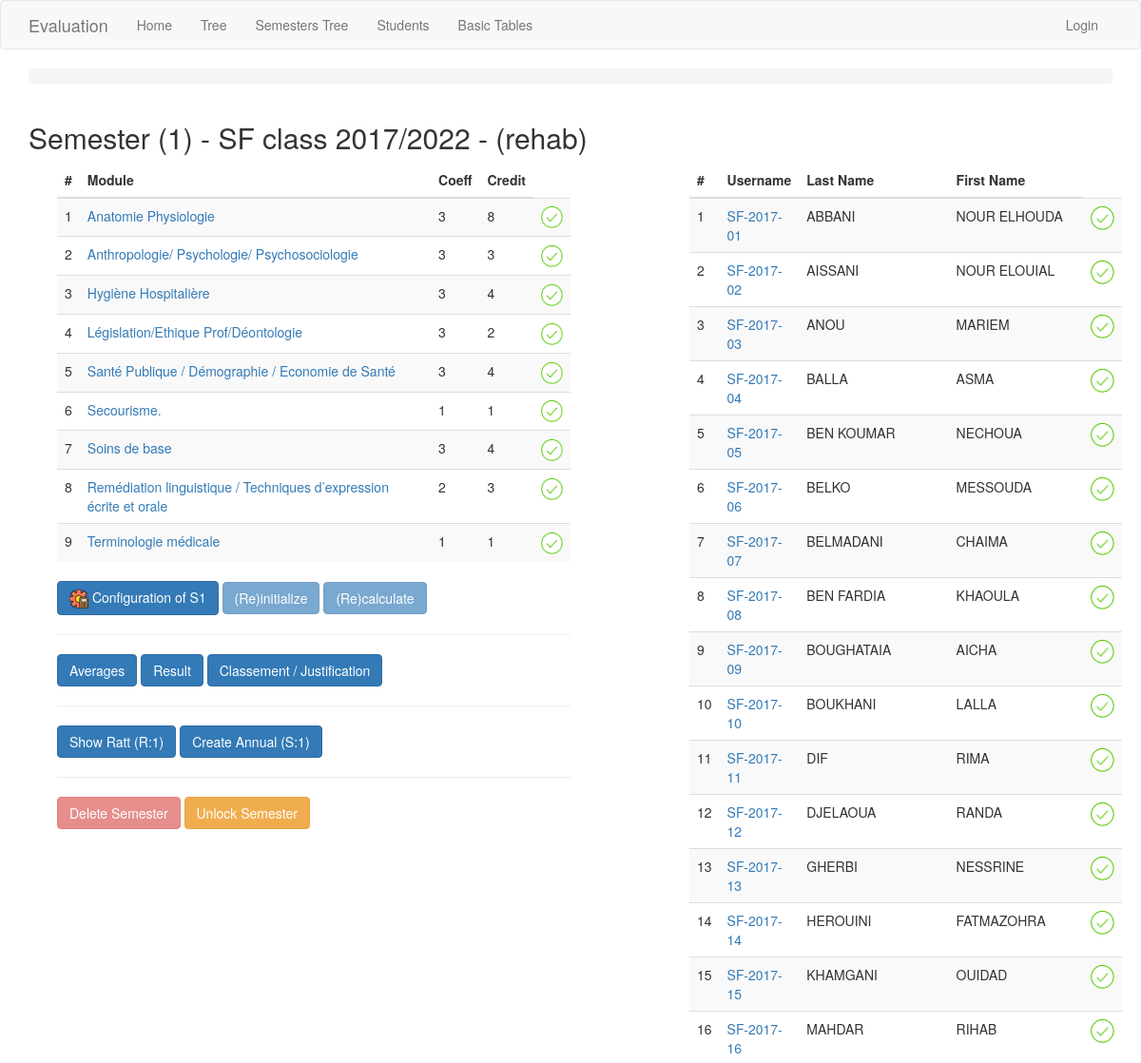
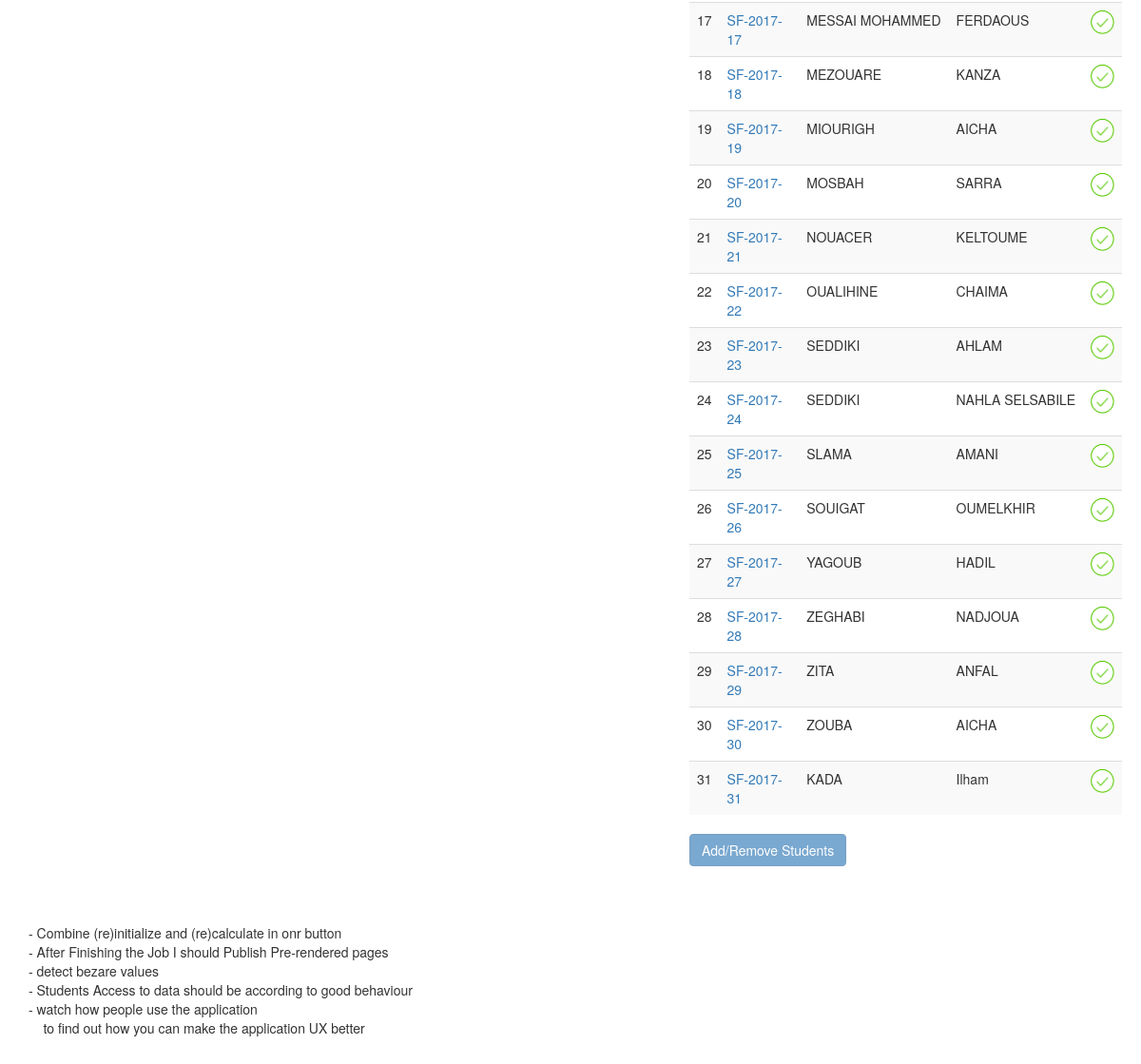
/session/1/, run on the app's committed database (2 pictures, top to bottom).
### app/models.py (models this page shows, shortened)
class Session(db.Model):
    id = db.Column(db.Integer, primary_key=True)
    name = db.Column(db.String(250))
    start_date = db.Column(db.Date)
    finish_date = db.Column(db.Date)
    is_rattrapage = db.Column(db.Boolean, default=False)
    is_closed = db.Column(db.Boolean, default=False)
    timestamp = db.Column(db.DateTime, index=True, default=datetime.utcnow)
    configuration = db.Column(db.Text)
    semester_id = db.Column(db.Integer, db.ForeignKey('semester.id'))
    promo_id = db.Column(db.Integer, db.ForeignKey('promo.id'))
    annual_session_id = db.Column(db.Integer, db.ForeignKey('annual_session.id'))
    annual_session = db.relationship('AnnualSession', back_populates='sessions')
    student_sessions = db.relationship('StudentSession', back_populates='session')
    def get_label(self):
        label = 'Rattrapage ' if self.is_rattrapage else 'Semester '
        label += '(' + str(self.semester.get_nbr()) + ') - ' + self.promo.get_label()
        return label

class Semester(db.Model):
    id = db.Column(db.Integer, primary_key=True)
    name = db.Column(db.String(250))
    display_name = db.Column(db.String(250))
    annual = db.Column(db.Integer)
    semester = db.Column(db.Integer)
    branch_id = db.Column(db.Integer, db.ForeignKey('branch.id'))
    prev_semester = db.Column(db.Integer, db.ForeignKey('semester.id'))
    next_semester = db.relationship('Semester')
    units = db.relationship('Unit', backref='semester', order_by="Unit.order")
    sessions = db.relationship('Session', backref='semester')
    def get_nbr(self):
        return (self.annual * 2) - 2 + self.semester
    def has_fondamental(self):
        units = self.units
        for unit in units:
            if unit.is_fondamental == True:
                return True
        return False

class Promo(db.Model):
    id = db.Column(db.Integer, primary_key=True)
    name = db.Column(db.String(250), index=True, unique=True)
    display_name = db.Column(db.String(250))
    start_date = db.Column(db.Date)
    finish_date = db.Column(db.Date)
    color = db.Column(db.String(50))
    branch_id = db.Column(db.Integer, db.ForeignKey('branch.id'))
    sessions = db.relationship('Session', backref='promo')
    annual_session = db.relationship('AnnualSession', back_populates='promo')
    def get_label(self):
        if self.display_name != None and self.display_name != '':
            return self.name + ' - ' + self.display_name
        return self.name

class Module(db.Model):
    id = db.Column(db.Integer, primary_key=True)
    code = db.Column(db.String(20))
    name = db.Column(db.String(250))
    display_name = db.Column(db.String(250))
    coefficient = db.Column(db.Integer)
    credit = db.Column(db.Integer)
    time = db.Column(db.Numeric(10,2))
    order = db.Column(db.Integer)
    unit_id = db.Column(db.Integer, db.ForeignKey('unit.id'))
    percentages = db.relationship('Percentage', backref='module')
    grades = db.relationship('Grade', back_populates='module')

class Student(db.Model):
    id = db.Column(db.Integer, primary_key=True)
    username = db.Column(db.String(20), index=True, unique=True) # matricule
    last_name = db.Column(db.String(45), index=True)
    first_name = db.Column(db.String(45), index=True)
    email = db.Column(db.String(120))
    birth_date = db.Column(db.Date)
    birth_place = db.Column(db.String(45))
    address =  db.Column(db.String(120))
    photo = db.Column(db.String(250))
    sex = db.Column(db.String(20))
    residency = db.Column(db.String(20))
    phones = db.relationship('Phone', backref='student')
    create_time = db.Column(db.DateTime, default=datetime.utcnow)
    update_time = db.Column(db.DateTime, default=datetime.utcnow)
    branch_id = db.Column(db.Integer, db.ForeignKey('branch.id'))
    wilaya_id = db.Column(db.Integer, db.ForeignKey('wilaya.id'))
    student_sessions = db.relationship('StudentSession', back_populates='student')
    annual_grades = db.relationship('AnnualGrade', backref='student')

### app/routesSession.py (the view)
@app.route('/session/<session_id>/', methods=['GET', 'POST'])
@register_breadcrumb(app, '.tree.session', '', dynamic_list_constructor=session_dlc)
def session(session_id=0):
    session = Session.query.filter_by(id=session_id).first_or_404()
    units = session.semester.units
    modules_list = []
    icons_module = []
    for unit in units:
        modules = unit.modules
        for module in modules:
            modules_list.append(module)
            icon = get_icon_progress_module(session_id, module.id)
            icons_module.append(icon)
    students_list = Student.query.join(StudentSession)\
        .filter_by(session_id=session_id).order_by(Student.username).all()
    icons_student = []
    for student in students_list:
        icon = get_icon_progress_student(session_id, student.id)
        icons_student.append(icon)
    session.name = make_session_name(session)
    return render_template('session/session.html',
        title='Session', session=session,
        students=students_list, modules=modules_list,
        icons_module=icons_module, icons_student=icons_student)

### app/routesSession.py (called while the page is built)
def get_icon_progress_module(session_id, module_id):
    grades = Grade.query.filter_by(module_id=module_id)\
        .join(StudentSession).filter_by(session_id=session_id)\
        .all()
    return get_icon_progress(grades)

def get_icon_progress_student(session_id, student_id):
    grades = Grade.query.join(StudentSession)\
        .filter_by(session_id=session_id, student_id=student_id)\
        .all()
    return get_icon_progress(grades)

def extract_fields(formula):
    fields_list = []
    dictionary = eval(formula)
    for key in dictionary:
        fields_list += [key]
    return fields_list

def make_session_name(session):
    semester_nbr = session.semester.get_nbr()
    name = session.promo.display_name
    if session.is_rattrapage is None or session.is_rattrapage is False:
        name += ' / Semester: ' + str(semester_nbr)
    else:
         name += ' / Rattrapage: ' + str(semester_nbr)
    return name

### app/templates/session/session.html (shortened to what this page needs)
{% extends "base.html" %}
{% import 'bootstrap/wtf.html' as wtf %}
{% block styles %}
  {{super()}}
{% endblock %}
{% block app_content %}
  {% include '_breadcrumbs.html' %}
  <div class="container">
    {% set school_id=session.promo.branch.school_id %}
    {% set branch_id=session.promo.branch_id %}
    {% set promo_id=session.promo_id %}
    <div class="row">
      <h2> {{ session.get_label() }} </h2>
    </div>
  	<div class="col-md-6 col-sm-5 col-xs-5">
      <table id="myTable" class="table table-striped">
          <thead>
            <tr>
              <th scope="col">#</th>
              <th scope="col">Module</th>
              <th scope="col">Coeff</th>
              <th scope="col">Credit</th>
            </tr>
          </thead>
          <tbody>
          {% for module in modules %}
            <tr>
              <td>{{loop.index}}</td>
              <td><a href="{{url_for('grade', session_id=session.id, module_id=module.id)}}">{{ module.display_name }}</a></td>
              <td>{{ module.coefficient }}</td>
              <td>{{ module.credit }}</td>
              <td> <img src="{{ url_for('static', filename='img/' + icons_module[loop.index-1] ) }}"
               alt="{{ icons_module[loop.index-1] }}" height="23" width="23"> </td>
            </tr>
          {% endfor %}
          </tbody>
      </table>
      <a href="{{url_for('conf_session',
                          session_id=session.id,
                          semester_id=session.semester_id)}}"
         class="btn btn-primary" role="button">
         <img src='/static/ztree/img/diy/19-big.png'>
         Configuration of {{ session.semester.display_name }}</a>
      {% set init_url = url_for('reinitialize_session', session_id=session.id) %}
      {% set calc_url = url_for('calculate_all', session_id=session.id) %}
      <a href="{{ url_for('slow_redirect', url=init_url, message='Initializing') }}"
         class="btn btn-primary {{'disabled' if session.is_closed else ''}}"
         role="button">(Re)initialize</a>
      <a href="{{url_for('slow_redirect', url=calc_url, message='Calculating', gif='Preloader_3')}}"
         class="btn btn-primary {{'disabled' if session.is_closed else ''}}"
         role="button">(Re)calculate</a>
      <hr>
      <a href ="{{url_for('grade_averages', session_id=session.id)}}"
         class="btn btn-primary" role="button">Averages</a>
      <a href ="{{url_for('semester_result', session_id=session.id)}}"
         class="btn btn-primary" role="button">Result</a>
      <a href ="{{url_for('classement_justification', session_id=session.id)}}"
         class="btn btn-primary" role="button">Classement / Justification</a>
      <hr>
      {% if session.is_rattrapage != True and session.semester.has_fondamental() == True %}
      <a href ="{{url_for('students_rattrapage_semester', session_id=session.id)}}"
         class="btn btn-primary" role="button"
         >Show Ratt (R:{{ session.semester.get_nbr() }})</a>
      {% endif %}
      <a href ="{{url_for('create_annual_session', session_id=session.id)}}"
         class="btn btn-primary" role="button"
         >Create Annual (S:{{session.semester.annual}})</a>
      <hr>
      <a class="btn btn-danger {{'disabled' if session.is_closed else ''}}"
        data-href="{{url_for('delete_session', session_id=session.id)}}"
        data-toggle="modal" data-target="#confirm-delete">
          Delete {{'Rattrapage' if session.is_rattrapage else 'Semester'}}
      </a>
      {% if session.is_closed == True %}
      <button class="btn btn-warning"
        data-href="{{url_for('unlock_session', session_id=session.id)}}"
        data-toggle="modal" data-target="#confirm-unlock">
          Unlock {{'Rattrapage' if session.is_rattrapage else 'Semester'}}
      </button>
      {% endif %}
    </div>
  	<div class="col-md-1 col-sm-1 col-xs-1">
    </div>
  	<div class="col-md-4 col-sm-4 col-xs-5">
      <table class="table table-striped">
        <thead>
          <tr>
            <th scope="col">#</th>
            <th scope="col">Username</th>
            <th scope="col">Last Name</th>
            <th scope="col">First Name</th>
          </tr>
        </thead>
        <tbody>
        {% for student in students %}
          <tr>
            <td>{{loop.index}}</td>
            <td>
              <a href="{{url_for('grade', session_id=session.id, student_id=student.id)}}">{{ student.username }}</a>
            </td>
            <td>{{ student.last_name | replace(' ', ' ') }}</td>
            <td>{{ student.first_name | replace(' ', ' ') }}</td>
            <td> <img src="{{ url_for('static', filename='img/' + icons_student[loop.index-1] ) }}"
               alt="{{ icons_student[loop.index-1] }}" height="25" width="25">
            </td>
          </tr>
        {% endfor %}
        </tbody>
      </table>
      <a href="{{ url_for('student_session', session_id=session.id) }}"
         class="btn btn-primary {{'disabled' if session.is_closed else ''}}"
         role="button">Add/Remove Students</a>
    </div>
    <br>
  </div>
  </br><br><br>
  - Combine (re)initialize and (re)calculate in onr button</br>
  - After Finishing the Job I should Publish Pre-rendered pages</br>
  - detect bezare values</br>
  - Students Access to data should be according to good behaviour</br>
  - watch how people use the application</br>
       to find out how you can make the application UX better</br>
  </div>
{% endblock %}

### data on the page
Module: display_name "Anatomie Physiologie", coefficient "3", credit "8"
Module: display_name "Anthropologie/ Psychologie/ Psychosociologie", coefficient "3", credit "3"
Module: display_name "Hygiène Hospitalière", coefficient "3", credit "4"
Module: display_name "Législation/Ethique Prof/Déontologie", coefficient "3", credit "2"
Module: display_name "Santé Publique / Démographie / Economie de Santé", coefficient "3", credit "4"
Module: display_name "Secourisme.", coefficient "1", credit "1"
Module: display_name "Soins de base", coefficient "3", credit "4"
Module: display_name "Remédiation linguistique / Techniques d’expression écrite et orale", coefficient "2", credit "3"
Module: display_name "Terminologie médicale", coefficient "1", credit "1"
Semester: semester.display_name "S1", semester.get_nbr "1", semester.annual "1"
Student: username "SF-2017-01", last_name "ABBANI", first_name "NOUR ELHOUDA"
Student: username "SF-2017-02", last_name "AISSANI", first_name "NOUR ELOUIAL"
Student: username "SF-2017-03", last_name "ANOU", first_name "MARIEM"
Student: username "SF-2017-04", last_name "BALLA", first_name "ASMA"
Student: username "SF-2017-05", last_name "BEN KOUMAR", first_name "NECHOUA"
Student: username "SF-2017-06", last_name "BELKO", first_name "MESSOUDA"
Student: username "SF-2017-07", last_name "BELMADANI", first_name "CHAIMA"
Student: username "SF-2017-08", last_name "BEN FARDIA", first_name "KHAOULA"
Student: username "SF-2017-09", last_name "BOUGHATAIA", first_name "AICHA"
Student: username "SF-2017-10", last_name "BOUKHANI", first_name "LALLA"
Student: username "SF-2017-11", last_name "DIF", first_name "RIMA"
Student: username "SF-2017-12", last_name "DJELAOUA", first_name "RANDA"
Student: username "SF-2017-13", last_name "GHERBI", first_name "NESSRINE"
Student: username "SF-2017-14", last_name "HEROUINI", first_name "FATMAZOHRA"
Student: username "SF-2017-15", last_name "KHAMGANI", first_name "OUIDAD"
Student: username "SF-2017-16", last_name "MAHDAR", first_name "RIHAB"
Student: username "SF-2017-17", last_name "MESSAI MOHAMMED", first_name "FERDAOUS"
Student: username "SF-2017-18", last_name "MEZOUARE", first_name "KANZA"
Student: username "SF-2017-19", last_name "MIOURIGH", first_name "AICHA"
Student: username "SF-2017-20", last_name "MOSBAH", first_name "SARRA"
Student: username "SF-2017-21", last_name "NOUACER", first_name "KELTOUME"
Student: username "SF-2017-22", last_name "OUALIHINE", first_name "CHAIMA"
Student: username "SF-2017-23", last_name "SEDDIKI", first_name "AHLAM"
Student: username "SF-2017-24", last_name "SEDDIKI", first_name "NAHLA SELSABILE"
Student: username "SF-2017-25", last_name "SLAMA", first_name "AMANI"
Student: username "SF-2017-26", last_name "SOUIGAT", first_name "OUMELKHIR"
Student: username "SF-2017-27", last_name "YAGOUB", first_name "HADIL"
Student: username "SF-2017-28", last_name "ZEGHABI", first_name "NADJOUA"
Student: username "SF-2017-29", last_name "ZITA", first_name "ANFAL"
Student: username "SF-2017-30", last_name "ZOUBA", first_name "AICHA"
Student: username "SF-2017-31", last_name "KADA", first_name "Ilham"

### other printed values
{{ session.get_label() }} "Semester (1) - SF class 2017/2022 - (rehab)"
{{ 'Rattrapage' if session.is_rattrapage else 'Semester' }} "Semester"
